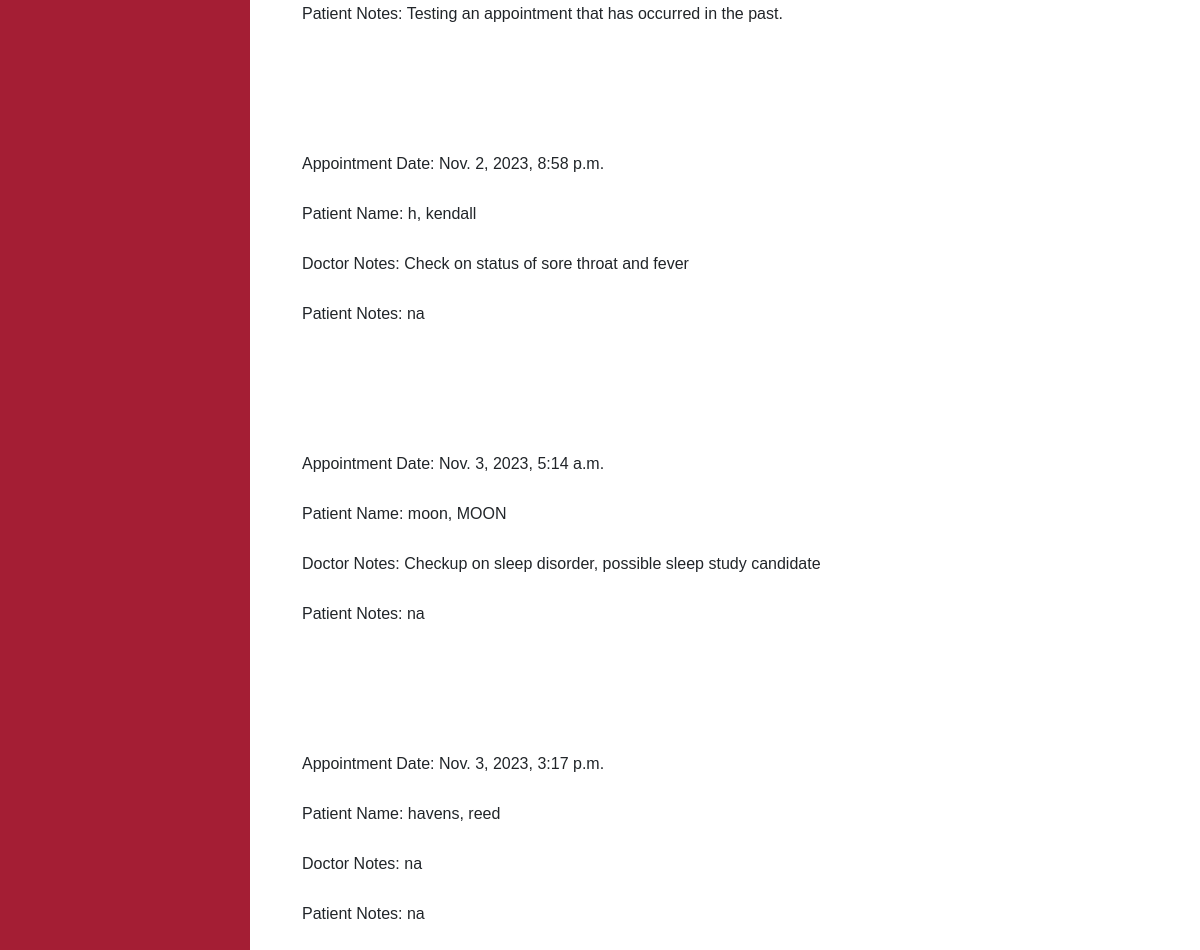
The page /viewPastAppointmentsDoctor (signed in, lower part) on the database as committed earlier.
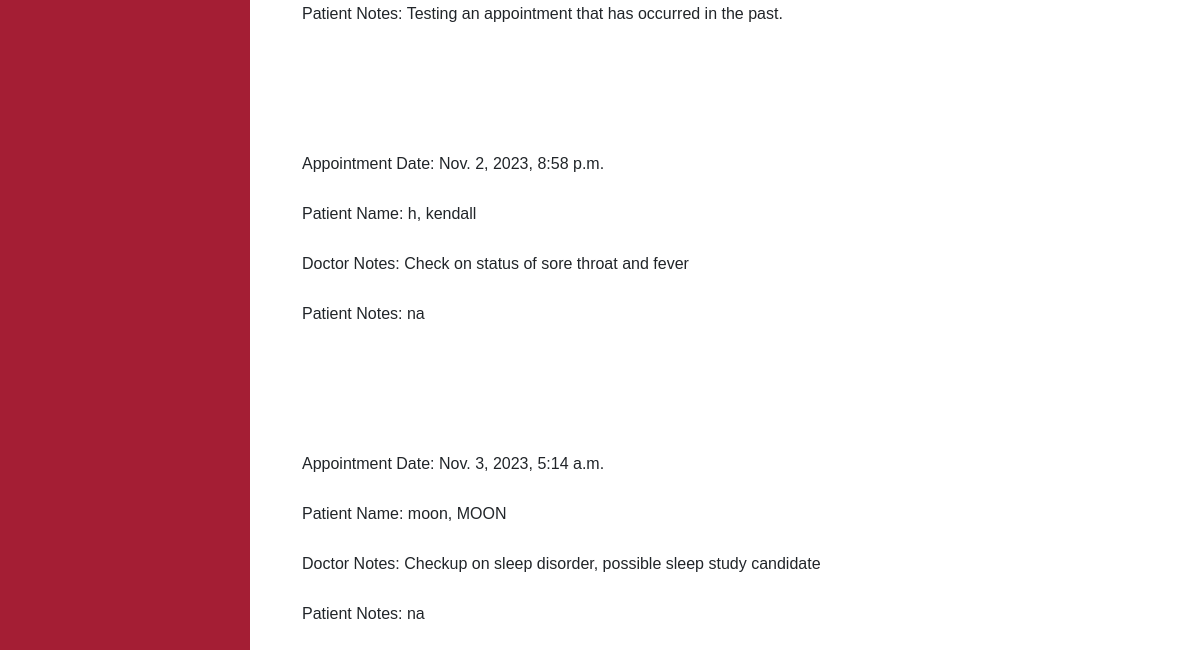
The same page on the database as committed later.
### DoctorPortal/models.py (models this page shows, shortened)
class Appointments(models.Model):
    staffUser = models.ForeignKey(Patient, on_delete=models.CASCADE, related_name='attendingDoctor', default='')
    patient = models.ForeignKey(Patient, on_delete=models.CASCADE, related_name='apptPatient', default='')
    updaterUsername = models.CharField(max_length=100, default = '')
    apptDate = models.DateTimeField(auto_now_add=True)
    docNotes = EncryptedTextField(default='na') #large body of text
    patientNotes = EncryptedTextField(default='na') #large body of text

class Patient(AbstractBaseUser):
    phone = EncryptedIntegerField() # 1 (999)-999-9999 11 long
    ssn = EncryptedCharField(unique=True) #ssn should be unique
    address = EncryptedCharField(max_length=200, default= '')
    username = models.CharField(max_length=100, default = '', unique=True)
    password = EncryptedCharField(max_length=25, default='')
    createdAt = EncryptedDateTimeField(auto_now_add=True) # time the patient was created
    lastUpdated = EncryptedDateTimeField(auto_now=True) # time the patient info was last edited
    fname = models.CharField(max_length=50)
    lname = EncryptedCharField(max_length=50)
    sex = models.CharField(max_length=1) # M or F
    symptoms = EncryptedTextField(default='na') #large body of text
    age = models.PositiveIntegerField(validators=[MaxValueValidator(130), MinValueValidator(0)], default=None) # 0 - 130 yrs old
    weight = models.PositiveIntegerField(validators=[MinValueValidator(1), MaxValueValidator(2000)], default=None) # 1-2000lbs
    allergies = EncryptedTextField(default='na') # known allergies
    history = EncryptedTextField(default='na') # the medical history
    is_patient = models.BooleanField('patientStatus', default=True)
    is_doctor = models.BooleanField('doctorStatus', default=False)
    objects = PatientManager()
    USERNAME_FIELD = 'username'
    REQUIRED_FIELDS = []

### DoctorPortal/views.py (the view)
# urls.py: path('viewPastAppointmentsDoctor', views.viewPastApppointmentsDoctor, name='viewPastAppointmentsDoctor'),
def viewPastApppointmentsDoctor(request):
    current_user = request.user
    if (current_user.is_doctor == False):
        return HttpResponseRedirect('/login')
    today = date.today()
    myAppts = Appointments.objects.filter(staffUser=current_user, apptDate__lt=today)
    return render(request, "viewPastAppointmentsDoctor.html", context = {'user': current_user, "appts": myAppts})

### DoctorPortal/templates/viewPastAppointmentsDoctor.html (shortened to what this page needs)
{% extends 'base_doctor.html' %}
{% block content %}
    {% if appts %}
        <ul>
            {% for a in appts %}
                Appointment Date: {{a.apptDate}}  <br>
                Patient Name: {{a.patient.lname}}, {{a.patient.fname}}<br>
                Doctor Notes: {{ a.docNotes }} <br>
                Patient Notes: {{ a.patientNotes }} <br>
                <br><br>
            {% endfor %}
        </ul>
    {% endif %}
{% endblock content %}

Rows that differ between the two databases and show on the page:
removed Appointments: apptDate "Nov. 3, 2023, 3:17 p.m.", patient.lname "havens", patient.fname "reed", docNotes "na", patientNotes "na"
